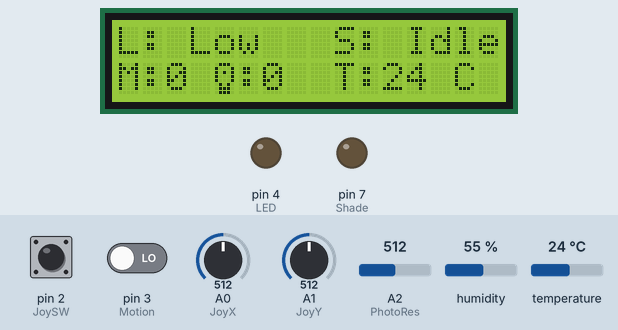
A sketch run on a simulated Arduino Uno, built with avr-gcc and run on an emulated ATmega328P. On the bench: 16×2 character LCD, output pins drawn as LEDs (lit = HIGH). Inputs (shaded band) come from the test bench; at power-on: A2 (PhotoRes) = 512, pin 2 (JoySW) HIGH, A0 (JoyX) = 512, pin 3 (Motion) LOW, A1 (JoyY) = 512, humidity 55 %, temperature 24 °C.

Above: at 1.2 s.
1.3 s: A2 (PhotoRes) set to 315
2.8 s: A2 (PhotoRes) set to 281
At 4.0 s:
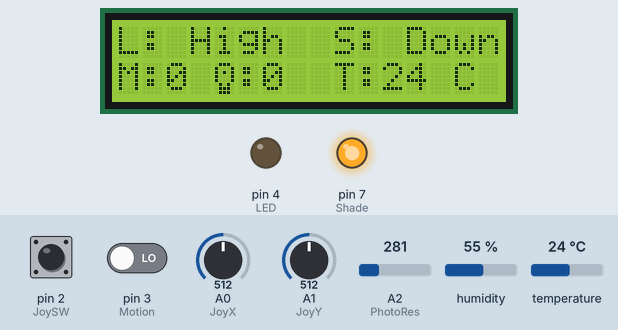
4.3 s: pin 2 (JoySW) pulled LOW for 1 s
At 6.6 s:
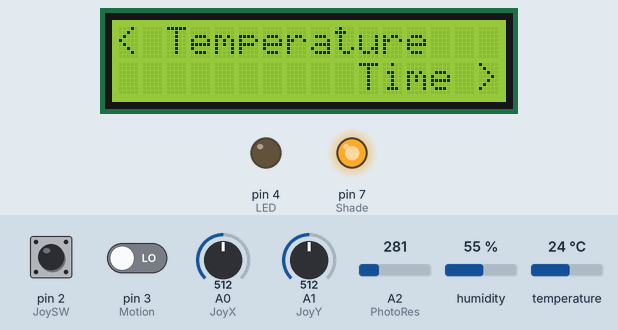
11.3 s: A0 (JoyX) set to 688
13.0 s: A0 (JoyX) set to 714
At 15.0 s:
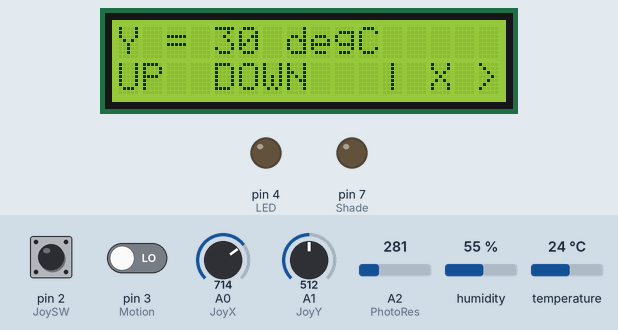
16.0 s: A0 (JoyX) set to 313
17.7 s: A0 (JoyX) set to 286
At 20.4 s:
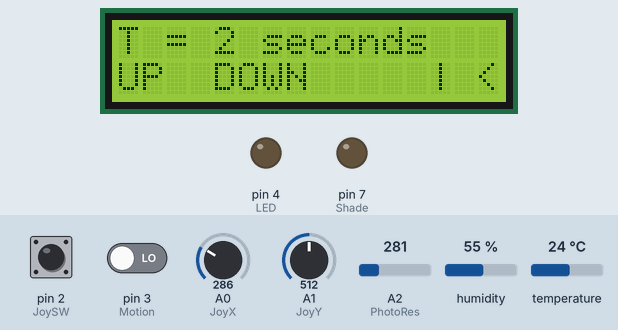
Timing chart, 0 to 21.9 s (numbered marks = the images above; inputs shaded):
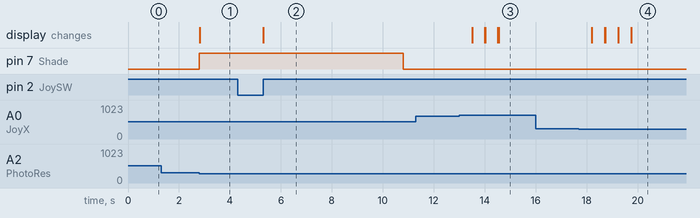

The sketch:

E2_T2.ino
```cpp
/*
Exercise 2: The Smart Home
Question: Is this system best modelled as a Mealy machine or Moore machine?
Explain your choice.

Task: Create a state diagram for the above specifications. Using your diagram,
create the state-transition logic table. Include the current states, as well as
the inputs and outputs.

Task: Design the smart home controller in Arduino using switch cases, which
should be representative of each state in your state diagram. We recommend
creating functions to organize your code.

Specifications:

- Monitor the temperature: turn on the heating when it is below temperature X
and turn on cooling when it is above temperature Y.
- Monitor the **light sensor** and the **motion sensor**:
    - If there is no light but there is motion, turn on the lights (modeled by
the LED)
    - if there is some light, do nothing.
    - If there is lots of light, roll down the shades (use the relay as a mock
output). Assume the shades take 8 seconds to roll down and 10 seconds to roll
up.
    - (clarification: feb. 13) The shades should roll up when there isn't "a lot
of light" anymore.

    - Turn off the lights if there is no motion after Z seconds of no movement.

- A long press of the joystick opens the settings to configure the temperatures
and the light timeout. Design a menu system to let the user change these
variables. (clarification: feb. 13) This menu should be operated using the
joystick and displayed on the LCD.
- (clarification: feb. 13) The system should still operate while the menu is
open.
- Show the states and system status on the screen (they can be hidden when
navigating through the menu system).

Motion sensor reference:
https://www.instructables.com/How-to-Use-a-PIR-Motion-Sensor-With-Arduino/


*/

// --- WIRING ---
#define JoyX A0
#define JoyY A1
#define JoySW 2

#define PhotoRes A2
#define Motion 3

#define LED 4
#define ThermoStat 5
#define Cooler 6
#define Shade 7

#define DHTTYPE DHT11

#include <DHT.h>
#include <LiquidCrystal.h>

DHT dht(ThermoStat, DHTTYPE);
LiquidCrystal lcd(8, 9, 10, 11, 12, 13);  // LCD: pin 8 to 13 for RS, E, D4-D7

#define oneSecond 1000
#define refresh 50  // ms, data refresh rate

#define lowLight 600   // analog input value when it's dark (more current)
#define highLight 300  // light = less current

// Instantiate global variables
unsigned long currTime = 0, prevTime = 0, longPressEnd = 0, longPressStart = 0;
unsigned long tempX = 20, tempY = 30, timeT = 2;  // degree C, degree C, seconds
int tShadeDown = 8, tShadeUp = 10;

// Controlling 3 state machines:
// menuState: Control the display
// lightState: Control the output light
// shadeState: Control the relay
int8_t menuState = 0, prevMenuState = -1, lightState = 0, shadeState = 0;
unsigned int lightCurrTime = 0, lightPrevTime = 0, tShadeCurr = 0, tShadePrev = 0;

// Light bulb, shade
int bulb = 0, shadeInMotion = 0, temp = 10;
char *shadeDirection = "----";

byte lightBulb[] = {
  0b01110,
  0B10001,
  0B10101,
  0B10001,
  0B10001,
  0B01010,
  0B01110,
  0B01110,
};


// Menu State -1: Status and state of the system
void stateStatus() {
  lcd.setCursor(0, 0);

  lcd.print("L: ");
  switch (lightState) {
    case 0:  // No light
      lcd.print("----");
      break;
    case 1:  // Low light
      lcd.print("Low ");
      break;
    case 2:  // High light
      lcd.print("High");
      break;
  }

  lcd.print("  S: ");
  lcd.print(shadeDirection);
  lcd.setCursor(0, 1);
  lcd.print("M:");
  lcd.print(digitalRead(Motion));

  lcd.print(" ");
  lcd.write(byte(0));
  lcd.print(":");
  lcd.print(bulb);
  lcd.print(" ");

  lcd.print(" ");
  lcd.print("T:");
  lcd.print(temp);
  lcd.print(" C");
}

// State 0: Show the main menu
void menu0conf() {
  lcd.setCursor(0, 0);
  lcd.print("< Temperature");
  lcd.setCursor(10, 1);
  lcd.print("Time >");
}

// State 1
// Show the temperature selection menu
void menu1TempSelect() {
  lcd.setCursor(0, 0);
  lcd.print("< X to heat   |>");
  lcd.setCursor(0, 1);
  lcd.print("<< Y to cool");
}

// State 2, X temperature selection menu
void menu2X() {
  lcd.setCursor(0, 0);
  lcd.print("X = ");
  lcd.print(tempX);
  lcd.print(" degC");

  lcd.setCursor(0, 1);
  lcd.print("UP  DOWN   | Y <");
}

// State 3, Y selection menu
void menu3Y() {
  lcd.setCursor(0, 0);
  lcd.print("Y = ");
  lcd.print(tempY);
  lcd.print(" degC");

  lcd.setCursor(0, 1);
  lcd.print("UP  DOWN   | X >");
}

// State 4, time adjustment menu
void menu4T() {
  lcd.setCursor(0, 0);
  lcd.print("T = ");
  lcd.print(timeT);
  lcd.print(" seconds");

  lcd.setCursor(0, 1);
  lcd.print("UP  DOWN     | <");
}

// Log all the values for debugging purposes
void log(int joyX, int joyY, int joySW, int photores, int motion, int led,
         int relay) {
  Serial.print("JoyX: ");
  Serial.print(joyX);
  Serial.print("\tJoyY: ");
  Serial.print(joyY);
  Serial.print("\tJoySW: ");
  Serial.print(joySW);

  Serial.print("\tLight: ");
  Serial.print(photores);
  Serial.print("\tMotion: ");
  Serial.print(motion);
  Serial.print("\tLED: ");
  Serial.print(led);
  Serial.print("\tRelay: ");
  Serial.print(relay);

  Serial.print(" | ");
  Serial.print("\tX: ");
  Serial.print(tempX);
  Serial.print("\tY: ");
  Serial.print(tempY);
  Serial.print("\tT: ");
  Serial.println(timeT);
}

void ledOn() {
  digitalWrite(LED, HIGH);
  bulb = 1;
}

void ledOff() {
  digitalWrite(LED, LOW);
  bulb = 0;
}

// if (direction == "up")
// ... else if (direction == "down")
void shade(char* direction) {
  shadeInMotion = 1;
  if (direction == "up") {
    shadeState = 2;
  } else if (direction == "down") {
    shadeState = 1;
  } else {
    shadeState = 0;
  }
  digitalWrite(Shade, HIGH);
}

void shadeDone() {
  shadeInMotion = 0;
  shadeState = 0;
  digitalWrite(Shade, LOW);
}

// ---------- Controls -------------
void joyDown() {
  switch (menuState) {
    case 2:
      if (tempX > 0)
        tempX--;
      menu2X();
      delay(200);
      break;
    case 3:
      if (tempX < tempY)
        tempY--;
      menu3Y();
      delay(200);
      break;
    case 4:
      if (timeT > 0)
        timeT--;
      menu4T();
      delay(200);
      break;
  }
}

void joyUp() {
  switch (menuState) {
    case 2:
      if (tempX < tempY)
        tempX++;
      menu2X();
      delay(200);
      break;
    case 3:
      if (tempX <= tempY)
        tempY++;
      menu3Y();
      delay(200);
      break;
    case 4:
      timeT++;
      menu4T();
      delay(200);
      break;
  }
}

void joyRight() {
  switch (menuState) {
    case 0:
      menuState = 4;
      delay(500);
      lcd.clear();
      break;
    case 1:
      menuState = 0;
      delay(500);
      lcd.clear();
      break;
    case 2:  // Temp X to Temp Menu
      menuState = 1;
      delay(500);
      lcd.clear();
      break;
    case 3:  // Temp Y to Temp X
      menuState = 2;
      delay(500);
      lcd.clear();
      break;
    default:
      break;
  }
}

void joyLeft() {
  switch (menuState) {
    case 0:
      menuState = 1;
      delay(500);
      lcd.clear();
      break;
    case 1:
      menuState = 2;
      delay(500);
      lcd.clear();
      break;
    case 2:
      menuState = 3;
      delay(500);
      lcd.clear();
      break;
    case 4:  // Back
      menuState = 0;
      delay(500);
      lcd.clear();
      break;
    default:
      break;
  }
}

void joyPressed() {
  switch (menuState) {
    // do nothing cases
    case -1:
      break;
    case 0:
      break;

    // far from main configuration menu
    default:
      menuState = 0;
      lcd.clear();
      break;
  }
}

void joyLongPressed() {
  switch (menuState) {
    case -1:
      menuState = 0;
      lcd.clear();
      break;
    default:
      menuState = -1;
      lcd.clear();
      break;
  }
}

// Set up all input and output pins
// Set up LCD, Serial port
void setup() {
  pinMode(JoyX, INPUT);
  pinMode(JoyY, INPUT);
  pinMode(JoySW, INPUT_PULLUP);

  pinMode(PhotoRes, INPUT);
  pinMode(Motion, INPUT);

  pinMode(LED, OUTPUT);
  pinMode(Shade, OUTPUT);
      dht.begin();

  lcd.begin(16, 2);
  Serial.begin(115200);

  menuState = -1;
  prevMenuState = -2;
  lcd.createChar(0, lightBulb);
}

void loop() {
  currTime = millis();
  unsigned int joyX, joyY, joySW, lightSensor, motion;
  joyX = analogRead(JoyX);
  joyY = analogRead(JoyY);
  joySW = digitalRead(JoySW);
  temp = int(dht.readTemperature());

  lightSensor = 900 - analogRead(PhotoRes);
  motion = digitalRead(Motion);

  // Detect changes in menu state
  if (menuState != prevMenuState) {
    switch (menuState) {
      case -1:
        stateStatus();
        break;
      case 0:
        menu0conf();
        break;
      case 1:
        menu1TempSelect();
        break;
      case 2:
        menu2X();
        break;
      case 3:
        menu3Y();
        break;
      case 4:
        menu4T();
        break;
      default:
        break;
    }
    prevMenuState = menuState;
  }

  // Optimized by ChatGPT o3-mini from previously written code.
  // Button pressed for the first time, start the press timer
  if (joySW == 0 && longPressStart == 0) {
    longPressStart = currTime;
  }

  // Button is being held, update the release time
  if (joySW == 0) {
    longPressEnd = currTime;
  }

  if (joySW == 1 && longPressStart != 0) {
    if (longPressEnd - longPressStart >= 1000) {
      joyLongPressed();  // Long press action
    } else {
      joyPressed();  // Normal press action
    }

    // Reset after release
    longPressStart = 0;
    longPressEnd = 0;
  }

  // Joystick direction movement
  if (joyX < 300) joyRight();  // X go right
  if (joyX > 700) joyLeft();   // X go left (horizontal)
  if (joyY > 750) joyDown();   // Y go down
  if (joyY < 300) joyUp();     // Y go up (vertical)

  // Serial.print(lightCurrTime);
  // Serial.print(" - ");
  // Serial.print(lightPrevTime);
  // Serial.print(" = ");
  // Serial.println(lightCurrTime - lightPrevTime);
  switch (lightState) {
    case 0:
      // If there is motion, turn on the LED and set light timer variable
      if (motion == 1) {
        ledOn();
        lightCurrTime = currTime;
        lightPrevTime = currTime;
      }

      if (lightSensor > 300 && lightSensor < 600) {
        lightState = 1;  // no light to low light
      }
      break;
    case 1:
      if (lightSensor < 300) {
        lightState = 0;
      }
      if (lightSensor > 600) {  // Roll the shade down and change light state
        lightState = 2;
        shade("down");
        tShadeCurr = currTime;
        tShadePrev = currTime;
      }

      if (shadeInMotion && tShadeCurr - tShadePrev < tShadeUp * 1000) {
        tShadeCurr = currTime;
      }

      if (shadeInMotion && tShadeCurr - tShadePrev >= tShadeUp * 1000) {
        shadeDone();
        tShadeCurr = 0;
        tShadePrev = 0;
      }

      break;
    case 2:
      if (lightSensor > 300 && lightSensor < 600) {  // Roll the shade up and change light state
        lightState = 1;                              // no light to low light
        shade("up");
        tShadeCurr = currTime;
        tShadePrev = currTime;
      }

      if (shadeInMotion && tShadeCurr - tShadePrev < tShadeDown * 1000) {
        tShadeCurr = currTime;
      }

      if (shadeInMotion && tShadeCurr - tShadePrev >= tShadeDown * 1000) {
        shadeDone();
        tShadeCurr = 0;
        tShadePrev = 0;
      }
      break;
  }


  if (motion == 0 && bulb == 1) {
    lightCurrTime = currTime;
    // Not update lightPrevTime
  }
  // No more motion, the light will turn off after timeT seconds
  if (motion == 0 && lightCurrTime - lightPrevTime >= timeT * 1000) {
    ledOff();
    lightCurrTime = 0;
    lightPrevTime = 0;
  }

  // Change shade direction based on shade state
  switch (shadeState) {
    case 0:
      shadeDirection = "Idle";
      break;
    case 1:
      shadeDirection = "Down";
      break;
    case 2:
      shadeDirection = "Up  ";
      break;
  }


  if (currTime - prevTime >= refresh) {
    prevTime = currTime;
    if (menuState == -1)
      stateStatus();
  }
}
```

Measured:
- the behaviour switches between 300 and 299 on A2 (PhotoRes) (found by bisection; images 0 and 1)
- the behaviour switches between 700 and 701 on A0 (JoyX) (found by bisection; images 2 and 3)
- the behaviour switches between 300 and 299 on A0 (JoyX) (found by bisection; images 3 and 4)
- after the input at 1.3 s, every drawn part: stays the same
- after the input at 2.8 s, pin 7 (Shade): LOW → HIGH at once; the display: changes at once (image 1)
- after the input at 4.3 s, the display: first changes after 1.0 s (image 2 shows a later state)
- after the input at 11.3 s, every drawn part: stays the same
- after the input at 13.0 s, the display: first changes after 0.50 s (image 3 shows a later state)
- after the input at 16.0 s, every drawn part: stays the same
- after the input at 17.7 s, the display: first changes after 0.50 s (image 4 shows a later state)
